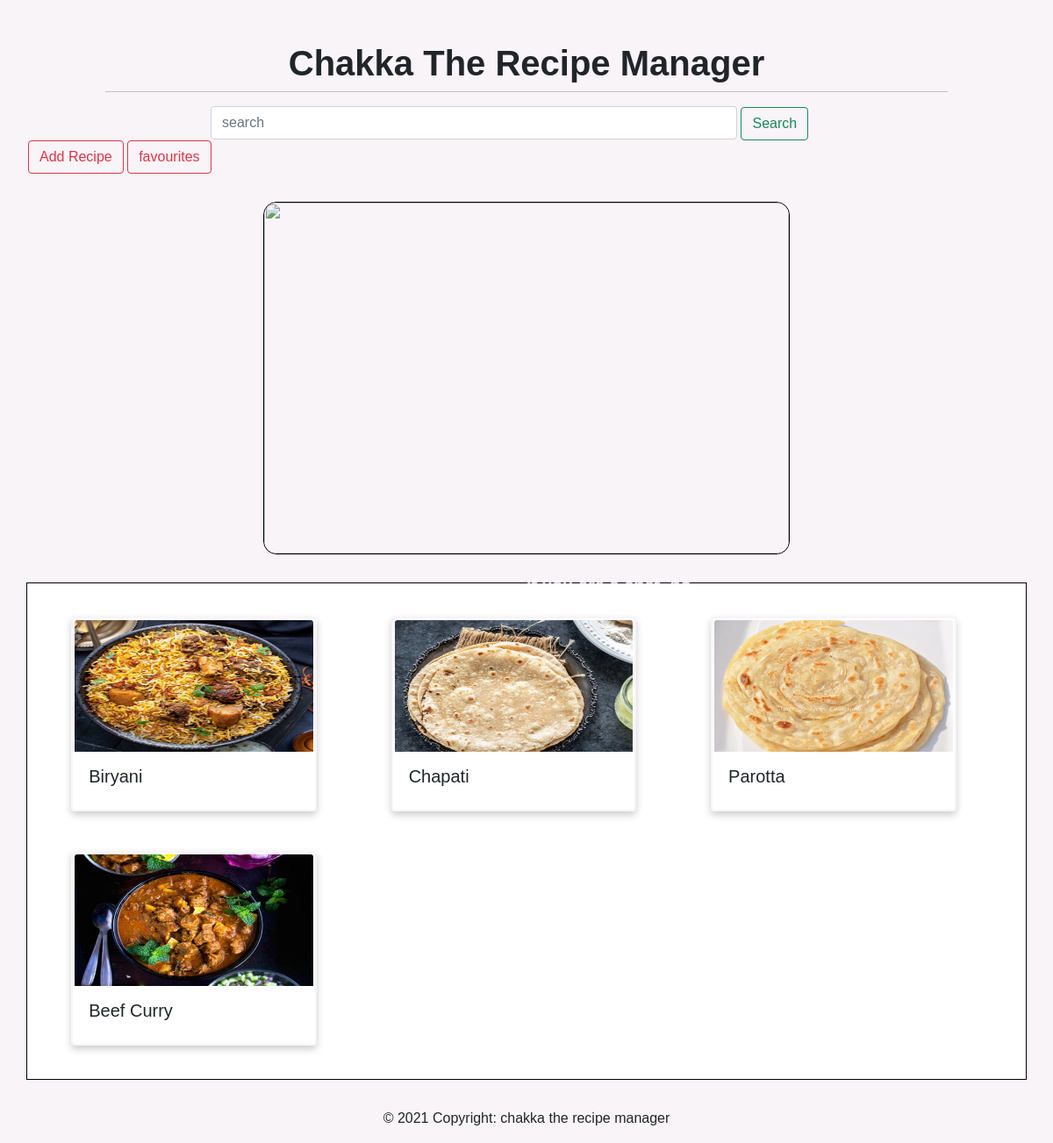
The page / on the database its author committed.
### recipe_app/models.py (models this page shows, shortened)
class Recipes(models.Model):
    food_name = models.CharField(max_length=50)
    description = models.CharField(max_length=500)
    image = models.ImageField(upload_to = "food_images")
    preparation_time = models.PositiveIntegerField()
    ingredients = models.TextField(default='')
    preparation = models.TextField(default='')
    category = models.CharField(max_length=20)
    native_food_of = models.CharField(blank=True,max_length=20)
    cuisine_type = models.CharField(max_length=20,choices=CUISINE_TYPE)

### recipe_app/views.py (the view)
# urls.py: path("",views.main, name="main-page"),
def main(request):
    context = {}
    recipes = models.Recipes.objects.all()
    filter = filters.RecipesFilters(request.GET, queryset=recipes)
    context['show_img'] = True
    if request.GET.get("name","") != "":
        context['show_img'] = False
    recipes = filter.qs
    if recipes is None or len(recipes) == 0:
        context["no_result"] = True
    context['recipes'] = recipes
    context['filter'] = filter
    return render(request,"recipe/main.html",context)

### recipe_app/templates/recipe/main.html (shortened to what this page needs)
{% extends 'base.html' %}
{% load static %}
{% block css %} {% static 'recipe/main.css' %}{% endblock css %}
{% block content %}
	<h1>Chakka The Recipe Manager</h1>
    <hr>
    <form id="search_form" method="GET" class="form-inline my-2 my-lg-0 ">
        {{filter.form}}
      <button class="btn btn-outline-success my-2 my-sm-0">Search</button>
    </form>
    <div class="wrapper">
        <a class="btn btn-outline-danger" href="{% url 'add-recipe' %}" >Add Recipe</a>
        <a class="btn btn-outline-danger" href="{% url 'favouries-page' %}">favourites</a>
    </div>
    {% if show_img%}
        <div class="quote_container">
            <img class="quote_image" src="https://i.pinimg.com/originals/f3/d5/d7/f3d5d72ebf4f889d9dd7e46d64a98f0d.jpg" alt="">
            <p id="quote_p">If you are a chef, no matter how good a chef you are, it's not good cooking for yourself; the joy is in cooking for others.</p>
         </div>
    {% endif %}
    <div class="container">
        {% if no_result %}
            <h3>Nothing matches your search!</h3>
        {% else %}
            {% for a in recipes %}
            <a href="{% url 'detail-page' a.pk %}" class="card">
                <img src="{{a.image.url}}" class="card-img-top" alt="...">
                <div class="card-body">
                    <h5 class="card-title">{{a.food_name}}</h5>
                </div>
            </a>
            {% endfor %}
        {% endif %}
    </div>
       <footer class="page-footer font-small  ">
            <div class="footer-copyright text-center py-3 text-dark">© 2021 Copyright:
                <a href="#"> chakka the recipe manager</a>
            </div>
        </footer>
{% endblock content %}

### templates/base.html (shortened to what this page needs)
<!DOCTYPE html>
<html lang="en">
<head>
    <link href="https://cdn.jsdelivr.net/npm/bootstrap@5.1.0/dist/css/bootstrap.min.css" rel="stylesheet"
>
    <link rel="stylesheet" href="{% block css %}{% endblock css %}">
</head>
<body>
    {% block content %}{% endblock content %}
</body>
</html>

### recipe_app/static/recipe/main.css (style rules this page uses)
body { font-family: Arial, Helvetica, sans-serif; background-color: #f8f4f8; }
h1 { text-align: center; padding-top:3rem ; font-weight: 700; }
hr { width: 80%; margin: auto; }
.form-control { margin-top: 1rem; margin-left:20%; min-width: 0; width: 50%; display: inline; }
.wrapper { margin-left: 2rem; }
.quote_container { width: 50%; height: 100%; border: 1px solid black; margin: auto; margin-top: 2rem; cursor: pointer; border-radius: 15px; }
.quote_image { width: 100%; height: 400px; border-radius: 15px; filter: grayscale(30%); }
.quote_container p { color: rgba(255, 255, 255, 0.808); position: absolute; top: 50%; left: 50%; width: 20%; font-size: 20px; font-weight: 600; }
.container { margin-top:2rem ; margin-bottom: 1rem; padding: 1rem 10px; border: 1px solid black; background-color: white; width: 100%; }
.card { box-shadow: 0 4px 8px 0 rgba(0,0,0,0.2); transition: 0.3s; width: 25%; display: inline-block; padding:2px; border: 2px solid #f8f4f8; cursor: pointer; margin:2% 3.6%; }
a, a:hover, a:focus, a:active { text-decoration: none; color: inherit; }
img { width: 100%; height: 150px; }

### rows shown on the page
Recipes: image (picture), food_name "Biryani"
Recipes: image (picture), food_name "Chapati"
Recipes: image (picture), food_name "Parotta"
Recipes: image (picture), food_name "Beef Curry"
